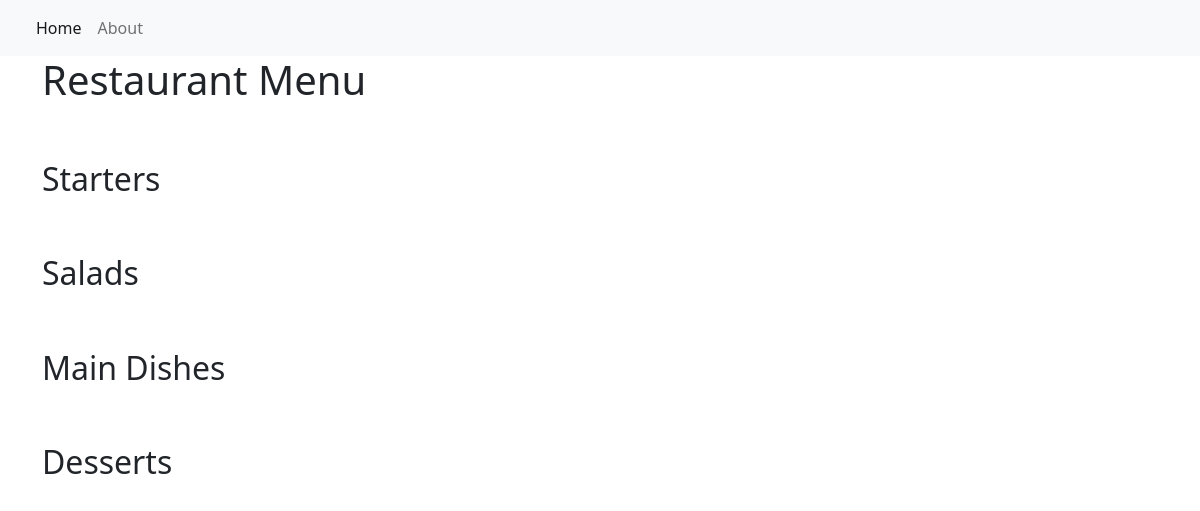
Before: / with the older database file.
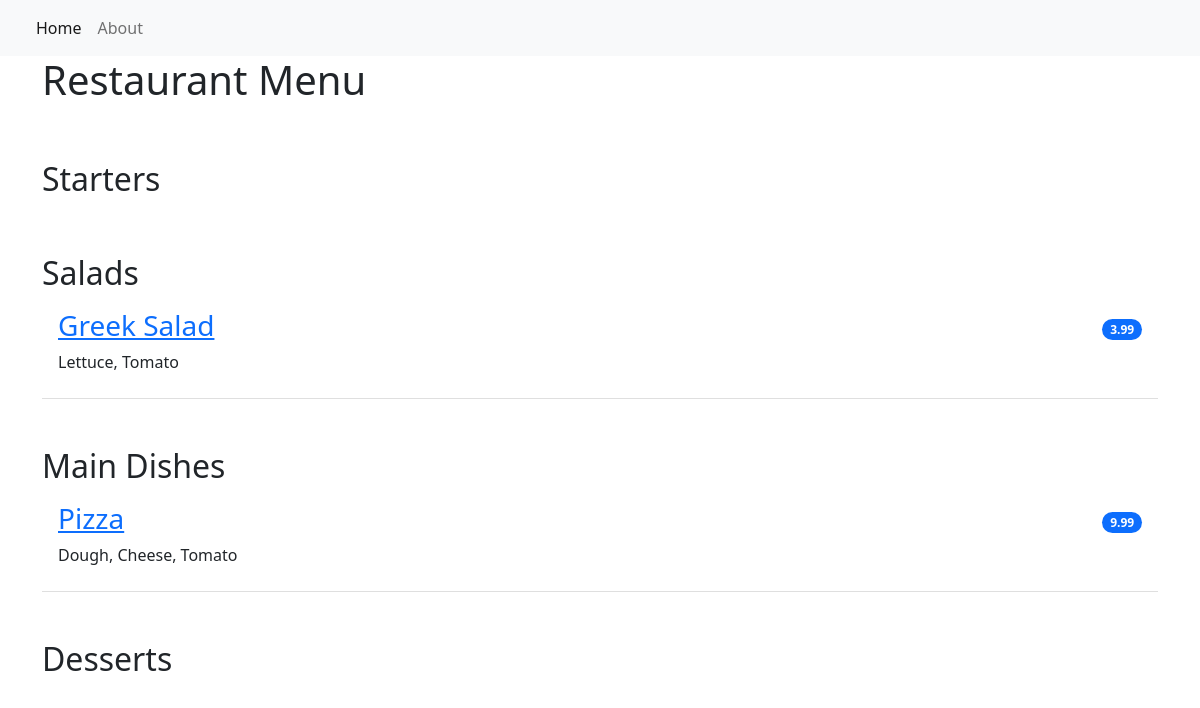
After: the same page with the newer database file.
### restaurant_menu/models.py (models this page shows, shortened)
class Item(models.Model):
    meal = models.CharField(max_length=1000, unique=True)
    description = models.CharField(max_length=2000)
    price = models.DecimalField(max_digits=10, decimal_places=2)
    meal_type = models.CharField(max_length=200, choices=MEAL_TYPE)
    author = models.ForeignKey(User, on_delete=models.PROTECT)
    status = models.IntegerField(choices=STATUS, default=0)
    date_created = models.DateTimeField(auto_now_add=True)
    date_updated = models.DateTimeField(auto_now=True)

### restaurant_menu/views.py (the view)
# urls.py: path("", views.MenuList.as_view(), name='home'),
class MenuList(generic.ListView):
    queryset = Item.objects.order_by("-date_created")
    template_name = "index.html"
    def get_context_data(self, **kwargs):
        context = super().get_context_data(**kwargs)
        context["meals"] = MEAL_TYPE
        return context

### restaurant_menu/templates/index.html
{% extends 'base.html' %}
{% block content %}
<div class="container">
  <h1>Restaurant Menu</h1>
    <ul class="list-group list-group-flush">
        {% for meal in meals %}
            <h2 class="pt-5">{{ meal.1 }}</h2>
                {% for row in item_list %}
                    {% if row.meal_type == meal.0 %}
                        {% if row.status == 0 %}
                        <li class="list-group-item d-flex justify-content-between align-items-center border-0 pb-0">
                            <a href="{% url 'menu_item' row.pk %}"><h3><del>{{ row.meal }}</del></h3></a>
                            <span class="badge bg-primary rounded-pill">{{ row.price }}</span>
                        </li>
                        <li class="list-group-item pt-0">
                            <p>{{ row.description }}</p>
                        </li>
                        {% else %}
                        <li class="list-group-item d-flex justify-content-between align-items-center border-0 pb-0">
                            <a href="{% url 'menu_item' row.pk %}"><h3>{{ row.meal }}</h3></a>
                            <span class="badge bg-primary rounded-pill">{{ row.price }}</span>
                        </li>
                        <li class="list-group-item pt-0">
                            <p>{{ row.description }}</p>
                        </li>
                        {% endif %}
                    {% endif %}
                {% endfor %}
        {% endfor %}
    </ul>
</div>
{% endblock content %}

### restaurant_menu/templates/base.html (shortened to what this page needs)
<!DOCTYPE html>
<html lang="en">
    <head>
        <link href="https://cdn.jsdelivr.net/npm/bootstrap@5.2.0-beta1/dist/css/bootstrap.min.css" rel="stylesheet">
    </head>
    <body>
        <nav class="navbar navbar-expand-lg bg-light">
            <div class="container-fluid">
                <div class="collapse navbar-collapse" id="navbarNav">
                    <ul class="navbar-nav">
                         <li class="nav-item">
                            <a class="nav-link active" aria-current="page" href="{% url 'home' %}">Home</a>
                        </li>
                        <li class="nav-item">
                            <a class="nav-link" aria-current="page" href="{% url 'home' %}">About</a>
                        </li>
                    </ul>
                </div>
            </div>
        </nav>
        {% block content %}
        {% endblock content %}
    </body>
</html>

Changed rows visible on the page:
added Item: meal "Greek Salad", price "3.99", description "Lettuce, Tomato", shown under "Salads"
added Item: meal "Pizza", price "9.99", description "Dough, Cheese, Tomato", shown under "Main Dishes"
